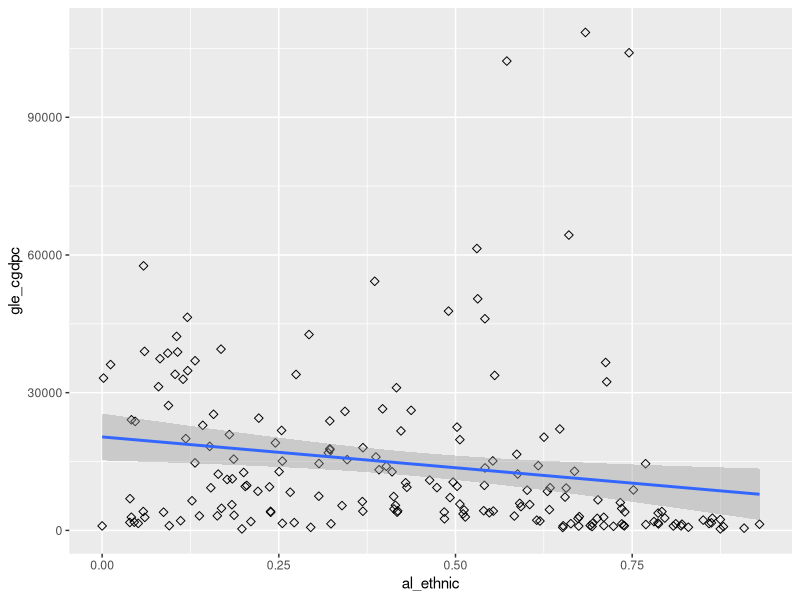
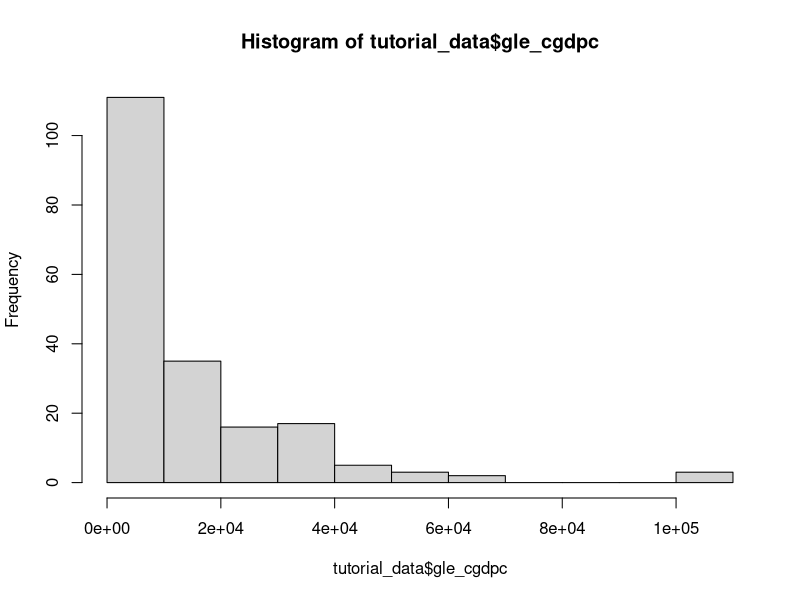
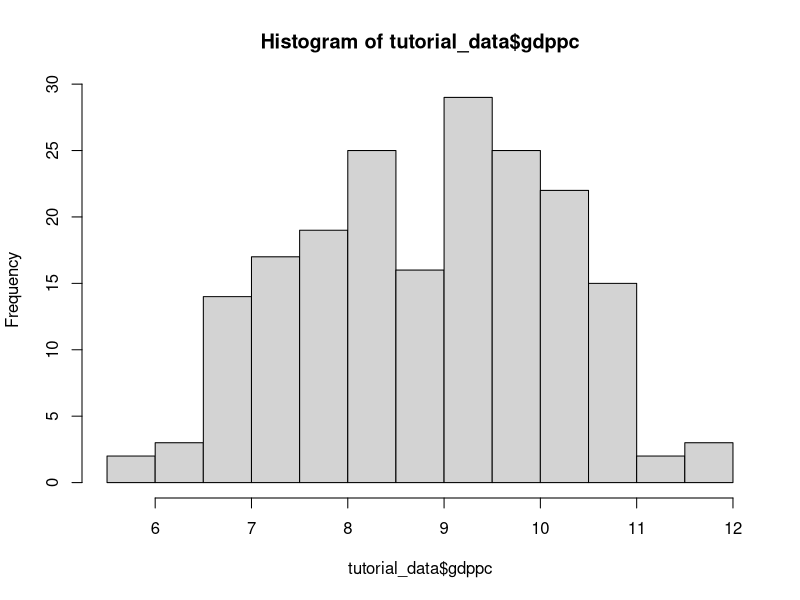

Source code (R) for these figures, in order:
#########################################
######Quantitative Data Analysis######
#########################################

####Step 1 : Loading necessary packages####
install.packages("foreign")
install.packages("ggplot2")
library(foreign)
library(ggplot2)
####Step 2: Setting the directory to the folder where our dataset is located####
setwd("C:/Users/Abe/Desktop/Thanos/Global Development/Tutorial")


####Step 3: Loading data into R ####
tutorial_data <- read.dta("data.dta")


####Step 4: Scatter Plot ####
ggplot(tutorial_data, aes(x=al_ethnic, y=gle_cgdpc)) + 
  geom_point(size=2, shape=23) + 
  geom_smooth(method=lm)

hist(tutorial_data$gle_cgdpc)
tutorial_data$gdppc <- log(tutorial_data$gle_cgdpc)
hist(tutorial_data$gdppc)

####Step 5: Linear Regression ####
model1 <- lm(gdppc ~ al_ethnic, data = tutorial_data)
summary(model1)

model2 <- lm(gdppc ~ al_ethnic + fh_ipolity2 + ti_cpi + DummyConflict, data = tutorial_data)
summary(model2)